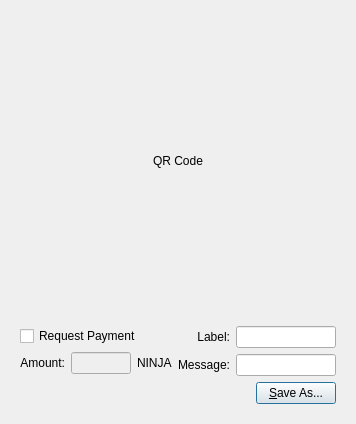
<?xml version="1.0" encoding="UTF-8"?>
<ui version="4.0">
 <class>QRCodeDialog</class>
 <widget class="QDialog" name="QRCodeDialog">
  <property name="geometry">
   <rect>
    <x>0</x>
    <y>0</y>
    <width>320</width>
    <height>404</height>
   </rect>
  </property>
  <property name="windowTitle">
   <string>Dialog</string>
  </property>
  <layout class="QVBoxLayout" name="verticalLayout_3">
   <item>
    <widget class="QLabel" name="lblQRCode">
     <property name="sizePolicy">
      <sizepolicy hsizetype="Expanding" vsizetype="Expanding">
       <horstretch>0</horstretch>
       <verstretch>0</verstretch>
      </sizepolicy>
     </property>
     <property name="minimumSize">
      <size>
       <width>300</width>
       <height>300</height>
      </size>
     </property>
     <property name="text">
      <string>QR Code</string>
     </property>
     <property name="alignment">
      <set>Qt::AlignCenter</set>
     </property>
     <property name="wordWrap">
      <bool>true</bool>
     </property>
    </widget>
   </item>
   <item>
    <widget class="QWidget" name="widget" native="true">
     <layout class="QVBoxLayout" name="verticalLayout_2">
      <item>
       <layout class="QHBoxLayout" name="horizontalLayout_2">
        <item>
         <layout class="QVBoxLayout" name="verticalLayout">
          <item>
           <widget class="QCheckBox" name="chkReqPayment">
            <property name="enabled">
             <bool>true</bool>
            </property>
            <property name="text">
             <string>Request Payment</string>
            </property>
           </widget>
          </item>
          <item>
           <layout class="QHBoxLayout" name="horizontalLayout">
            <item>
             <widget class="QLabel" name="lblAmount">
              <property name="sizePolicy">
               <sizepolicy hsizetype="Preferred" vsizetype="Maximum">
                <horstretch>0</horstretch>
                <verstretch>0</verstretch>
               </sizepolicy>
              </property>
              <property name="text">
               <string>Amount:</string>
              </property>
              <property name="alignment">
               <set>Qt::AlignRight|Qt::AlignTrailing|Qt::AlignVCenter</set>
              </property>
              <property name="buddy">
               <cstring>lnReqAmount</cstring>
              </property>
             </widget>
            </item>
            <item>
             <widget class="QLineEdit" name="lnReqAmount">
              <property name="enabled">
               <bool>false</bool>
              </property>
              <property name="minimumSize">
               <size>
                <width>60</width>
                <height>0</height>
               </size>
              </property>
              <property name="alignment">
               <set>Qt::AlignRight|Qt::AlignTrailing|Qt::AlignVCenter</set>
              </property>
             </widget>
            </item>
            <item>
             <widget class="QLabel" name="lblBTC">
              <property name="sizePolicy">
               <sizepolicy hsizetype="Preferred" vsizetype="Maximum">
                <horstretch>0</horstretch>
                <verstretch>0</verstretch>
               </sizepolicy>
              </property>
              <property name="text">
               <string>NINJA</string>
              </property>
              <property name="buddy">
               <cstring>lnReqAmount</cstring>
              </property>
             </widget>
            </item>
           </layout>
          </item>
         </layout>
        </item>
        <item>
         <layout class="QGridLayout" name="gridLayout">
          <item row="0" column="0">
           <widget class="QLabel" name="lblLabel">
            <property name="text">
             <string>Label:</string>
            </property>
            <property name="alignment">
             <set>Qt::AlignRight|Qt::AlignTrailing|Qt::AlignVCenter</set>
            </property>
            <property name="buddy">
             <cstring>lnLabel</cstring>
            </property>
           </widget>
          </item>
          <item row="0" column="1">
           <widget class="QLineEdit" name="lnLabel">
            <property name="minimumSize">
             <size>
              <width>100</width>
              <height>0</height>
             </size>
            </property>
           </widget>
          </item>
          <item row="1" column="0">
           <widget class="QLabel" name="lblMessage">
            <property name="text">
             <string>Message:</string>
            </property>
            <property name="alignment">
             <set>Qt::AlignRight|Qt::AlignTrailing|Qt::AlignVCenter</set>
            </property>
            <property name="buddy">
             <cstring>lnMessage</cstring>
            </property>
           </widget>
          </item>
          <item row="1" column="1">
           <widget class="QLineEdit" name="lnMessage">
            <property name="minimumSize">
             <size>
              <width>100</width>
              <height>0</height>
             </size>
            </property>
           </widget>
          </item>
         </layout>
        </item>
       </layout>
      </item>
      <item>
       <layout class="QHBoxLayout" name="horizontalLayout_3">
        <item>
         <spacer name="horizontalSpacer">
          <property name="orientation">
           <enum>Qt::Horizontal</enum>
          </property>
          <property name="sizeHint" stdset="0">
           <size>
            <width>40</width>
            <height>20</height>
           </size>
          </property>
         </spacer>
        </item>
        <item>
         <widget class="QPushButton" name="btnSaveAs">
          <property name="text">
           <string>&amp;Save As...</string>
          </property>
         </widget>
        </item>
       </layout>
      </item>
     </layout>
    </widget>
   </item>
  </layout>
 </widget>
 <resources/>
 <connections>
  <connection>
   <sender>chkReqPayment</sender>
   <signal>clicked(bool)</signal>
   <receiver>lnReqAmount</receiver>
   <slot>setEnabled(bool)</slot>
   <hints>
    <hint type="sourcelabel">
     <x>92</x>
     <y>285</y>
    </hint>
    <hint type="destinationlabel">
     <x>98</x>
     <y>311</y>
    </hint>
   </hints>
  </connection>
 </connections>
</ui>
